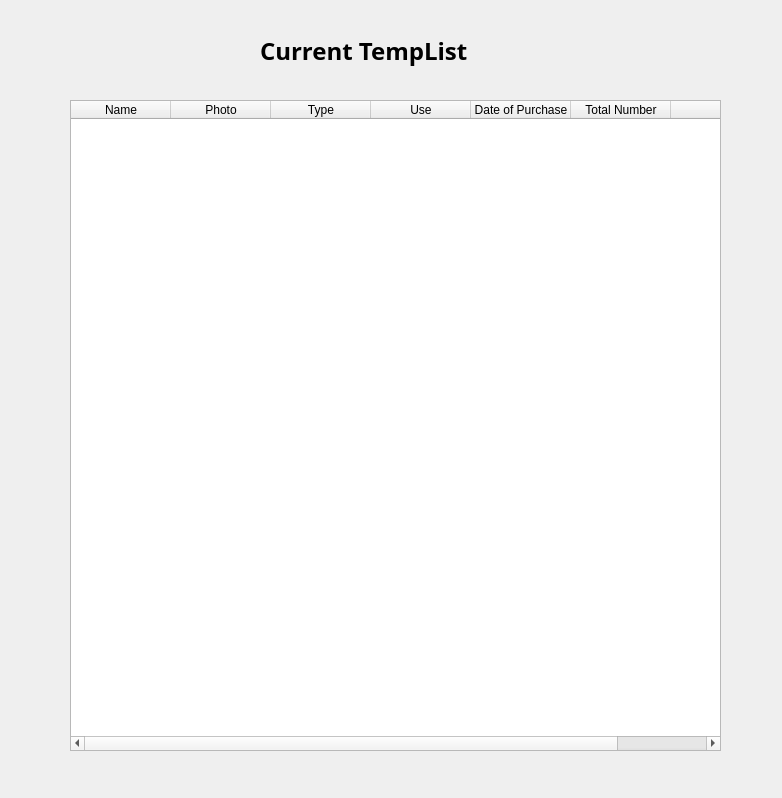
<?xml version="1.0" encoding="UTF-8"?>
<ui version="4.0">
 <class>DisplayTempListWindow</class>
 <widget class="QDialog" name="DisplayTempListWindow">
  <property name="geometry">
   <rect>
    <x>0</x>
    <y>0</y>
    <width>782</width>
    <height>798</height>
   </rect>
  </property>
  <property name="windowTitle">
   <string>DisplayTempListWindow</string>
  </property>
  <widget class="QLabel" name="label">
   <property name="geometry">
    <rect>
     <x>260</x>
     <y>20</y>
     <width>261</width>
     <height>61</height>
    </rect>
   </property>
   <property name="font">
    <font>
     <family>함초롬바탕</family>
     <pointsize>18</pointsize>
     <weight>75</weight>
     <bold>true</bold>
    </font>
   </property>
   <property name="text">
    <string>Current TempList</string>
   </property>
  </widget>
  <widget class="QTableWidget" name="tableWidget">
   <property name="geometry">
    <rect>
     <x>70</x>
     <y>100</y>
     <width>651</width>
     <height>651</height>
    </rect>
   </property>
   <column>
    <property name="text">
     <string>Name</string>
    </property>
   </column>
   <column>
    <property name="text">
     <string>Photo</string>
    </property>
   </column>
   <column>
    <property name="text">
     <string>Type</string>
    </property>
   </column>
   <column>
    <property name="text">
     <string>Use</string>
    </property>
   </column>
   <column>
    <property name="text">
     <string>Date of Purchase</string>
    </property>
   </column>
   <column>
    <property name="text">
     <string>Total Number</string>
    </property>
   </column>
   <column>
    <property name="text">
     <string/>
    </property>
   </column>
  </widget>
 </widget>
 <layoutdefault spacing="6" margin="11"/>
 <resources/>
 <connections/>
</ui>
